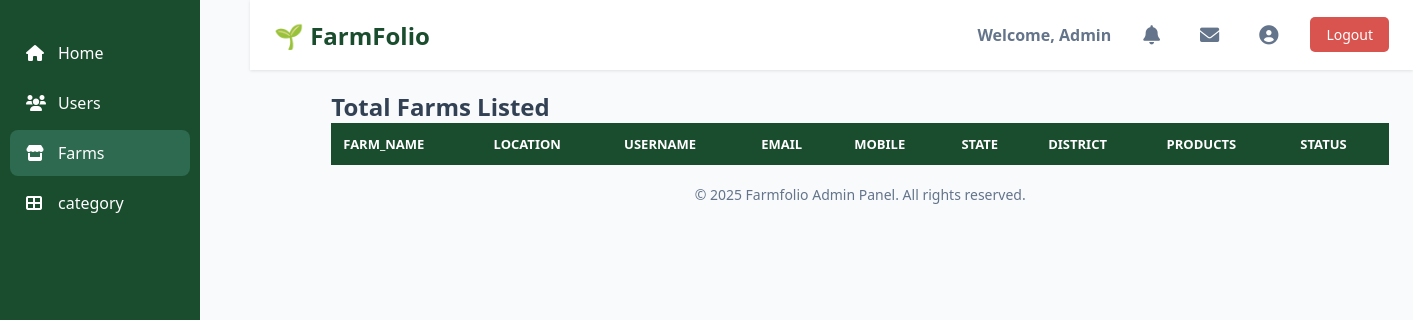
The page /admin/farm.php on the database as committed earlier.
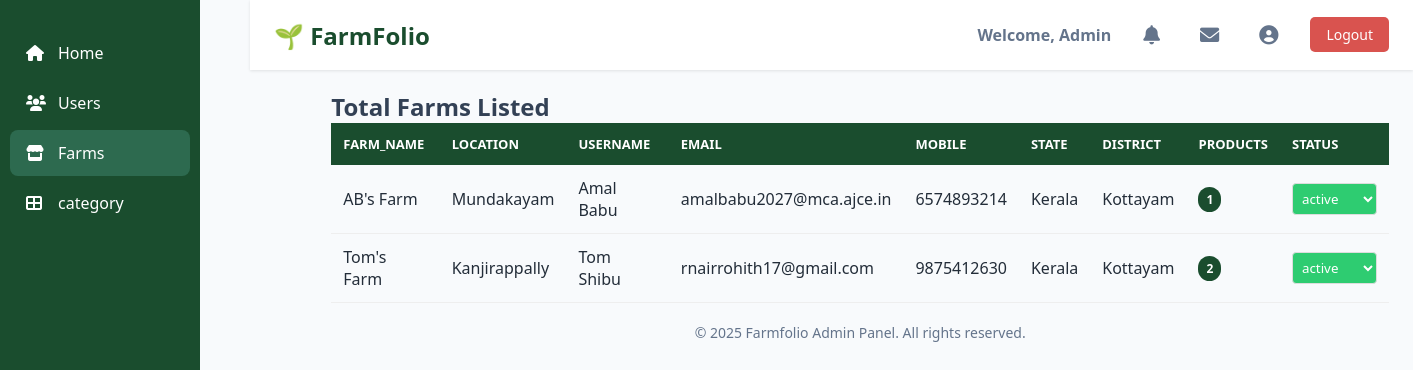
The same page on the database as committed later.
### tables this page shows
CREATE TABLE `tbl_farms` (
  `farm_id` int(11) NOT NULL,
  `user_id` int(11) NOT NULL,
  `farm_name` varchar(255) NOT NULL,
  `location` varchar(255) NOT NULL,
  `description` text DEFAULT NULL,
  `created_at` timestamp NOT NULL DEFAULT current_timestamp(),
  `status` enum('pending','active','rejected') NOT NULL DEFAULT 'pending'
);

CREATE TABLE `tbl_signup` (
  `userid` int(11) NOT NULL,
  `username` varchar(50) NOT NULL,
  `mobile` varchar(15) NOT NULL,
  `email` varchar(100) NOT NULL,
  `house` varchar(255) NOT NULL,
  `state` varchar(100) NOT NULL,
  `district` varchar(100) NOT NULL,
  `pin` char(6) NOT NULL,
  `password` varchar(255) NOT NULL,
  `signup_time` datetime DEFAULT current_timestamp()
);

### admin/farm.php (the view, shortened to what this page needs)
<?php
include '../databse/connect.php';
$stmt = "SELECT
    tbl_farms.farm_id,
    tbl_farms.farm_name,
    tbl_farms.location,
    tbl_farms.status,
    tbl_signup.username,
    tbl_signup.email,
    tbl_signup.mobile,
    tbl_signup.state,
    tbl_signup.district,
    COUNT(tbl_products.product_id) as product_count
FROM tbl_signup
INNER JOIN tbl_login ON tbl_signup.userid=tbl_login.userid
INNER JOIN tbl_farms ON tbl_signup.userid=tbl_farms.user_id
LEFT JOIN tbl_products ON tbl_farms.farm_id=tbl_products.farm_id
GROUP BY tbl_farms.farm_id";
$result = $conn->query($stmt);
?>
<!DOCTYPE html>
<html>
<head>
    <link href="https://cdnjs.cloudflare.com/ajax/libs/font-awesome/6.0.0/css/all.min.css" rel="stylesheet">
</head>
<body>
    <header class="header">
        <div class="head"><h1>🌱 FarmFolio</h1></div>
        <div class="admin-controls">
            <h2>Welcome, Admin</h2>
            <button class="icon-btn" data-tooltip="Notifications"><i class="fas fa-bell"></i></button>
            <button class="icon-btn" data-tooltip="Messages"><i class="fas fa-envelope"></i></button>
            <button class="icon-btn" data-tooltip="Profile"><i class="fas fa-user-circle"></i></button>
            <button class="logout-btn" onclick="window.location.href='http://localhost/mini%20project/logout/logout.php'">Logout</button>
        </div>
    </header>
    <nav class="sidebar">
        <ul class="sidebar-menu">
            <li><a href="admin.php" ><i class="fas fa-home"></i><span>Home</span></a></li>
            <li><a href="user.php"><i class="fas fa-users"></i><span>Users</span></a></li>
            <li><a href="farm.php" class="active"><i class="fas fa-store"></i><span>Farms</span></a></li>
            <li><a href="category.php"><i class="fas fa-th-large"></i><span>category</span></a></li>
        </ul>
    </nav>
    <main class="main-content">
    <div class="admin-card">
        <h2>Total Farms Listed</h2>
        <table class="admin-table">
          <thead>
            <tr>
            <th>Farm_name</th>
            <th>location</th>
            <th>Username</th>
            <th>Email</th>
            <th>Mobile</th>
            <th>State</th>
            <th>District</th>
            <th>Products</th>
            <th>Status</th>
            </tr>
          </thead>
          <tbody>
    <?php
    while ($row = mysqli_fetch_assoc($result)) {
        echo "<tr>";
        echo "<td>" . htmlentities($row['farm_name']) . "</td>";
        echo "<td>" . htmlentities($row['location']) . "</td>";
        echo "<td>" . htmlentities($row['username']) . "</td>";
        echo "<td>" . htmlentities($row['email']) . "</td>";
        echo "<td>" . htmlentities($row['mobile']) . "</td>";
        echo "<td>" . htmlspecialchars($row['state']) . "</td>";
        echo "<td>" . htmlspecialchars($row['district']) . "</td>";
        echo "<td><span class='product-count'>" . $row['product_count'] . "</span></td>";
        echo "<td>";
        echo "<select class='status-dropdown' data-status='" . $row['status'] . "' data-farm-id='" . $row['farm_id'] . "'>";
        $statuses = ['pending', 'active', 'rejected'];
        foreach ($statuses as $status) {
            $selected = ($row['status'] == $status) ? "selected" : "";
            echo "<option value='$status' $selected>$status</option>";
        }
        echo "</select>";
        echo "</td>";
        echo "</tr>";
    }
    ?>
</tbody>
        </table>
        <footer class="footer">
            <p>© 2025 Farmfolio Admin Panel. All rights reserved.</p>
        </footer>
    </main>
</body>
</html>

Rows that differ between the two databases and show on the page:
added tbl_farms: farm_name "AB's Farm", location "Mundakayam", user.username "Amal Babu", user.email "amalbabu2027@mca.ajce.in", user.mobile "6574893214", user.state "Kerala", user.district "Kottayam", product_count "1", status+farm_id "active"
added tbl_farms: farm_name "Tom's Farm", location "Kanjirappally", user.username "Tom Shibu", user.email "rnairrohith17@gmail.com", user.mobile "9875412630", user.state "Kerala", user.district "Kottayam", product_count "2", status+farm_id "active"
